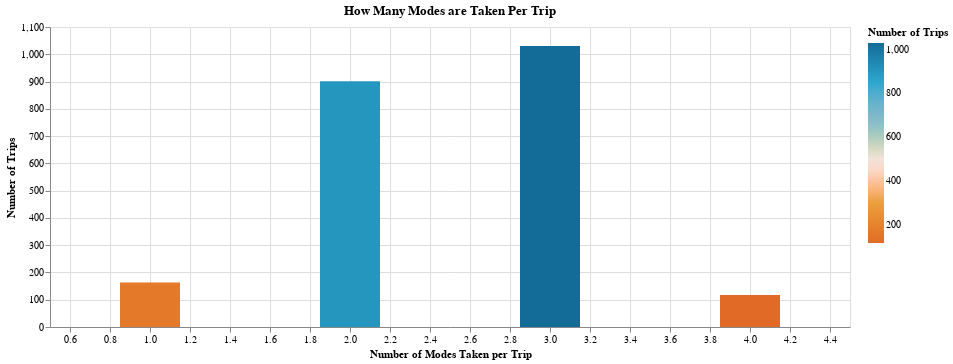

Write notebook code for a chart like this one.
### Code cell
chart = (
        alt.Chart((modes_count))
        .mark_bar(size=60)
        .encode(
            x=alt.X("n_modes_taken", title ="Number of Modes Taken per Trip"),
            y=alt.Y("n_trips", title = "Number of Trips"),
            color=alt.Color("n_trips", title = "Number of Trips",
                            scale=alt.Scale(range = cp.CALITP_DIVERGING_COLORS)),
            tooltip=modes_count.columns.tolist())
            
      .properties(title = "How Many Modes are Taken Per Trip",
    width=800,
    height=300)
        )
chart

### Figure 1 — Vega-Lite specification as saved in the notebook (floating-point values rounded to 4 significant figures)
{"config": {"view": {"continuousWidth": 300, "continuousHeight": 300}}, "data": {"name": "data-f92214c4a7adf96c9fa24e974acacdca"}, "mark": {"type": "bar", "size": 60}, "encoding": {"color": {"field": "n_trips", "scale": {"range": ["#E16B26", "#EB9F3C", "#f6e7e1", "#8CBCCB", "#2EA8CE", "#136C97"]}, "title": "Number of Trips", "type": "quantitative"}, "tooltip": [{"field": "n_modes_taken", "type": "quantitative"}, {"field": "n_trips", "type": "quantitative"}], "x": {"field": "n_modes_taken", "title": "Number of Modes Taken per Trip", "type": "quantitative"}, "y": {"field": "n_trips", "title": "Number of Trips", "type": "quantitative"}}, "height": 300, "title": "How Many Modes are Taken Per Trip", "width": 800, "$schema": "https://vega.github.io/schema/vega-lite/v5.14.1.json", "datasets": {"data-f92214c4a7adf96c9fa24e974acacdca": [{"n_modes_taken": 1, "n_trips": 163}, {"n_modes_taken": 2, "n_trips": 901}, {"n_modes_taken": 3, "n_trips": 1030}, {"n_modes_taken": 4, "n_trips": 117}]}}
